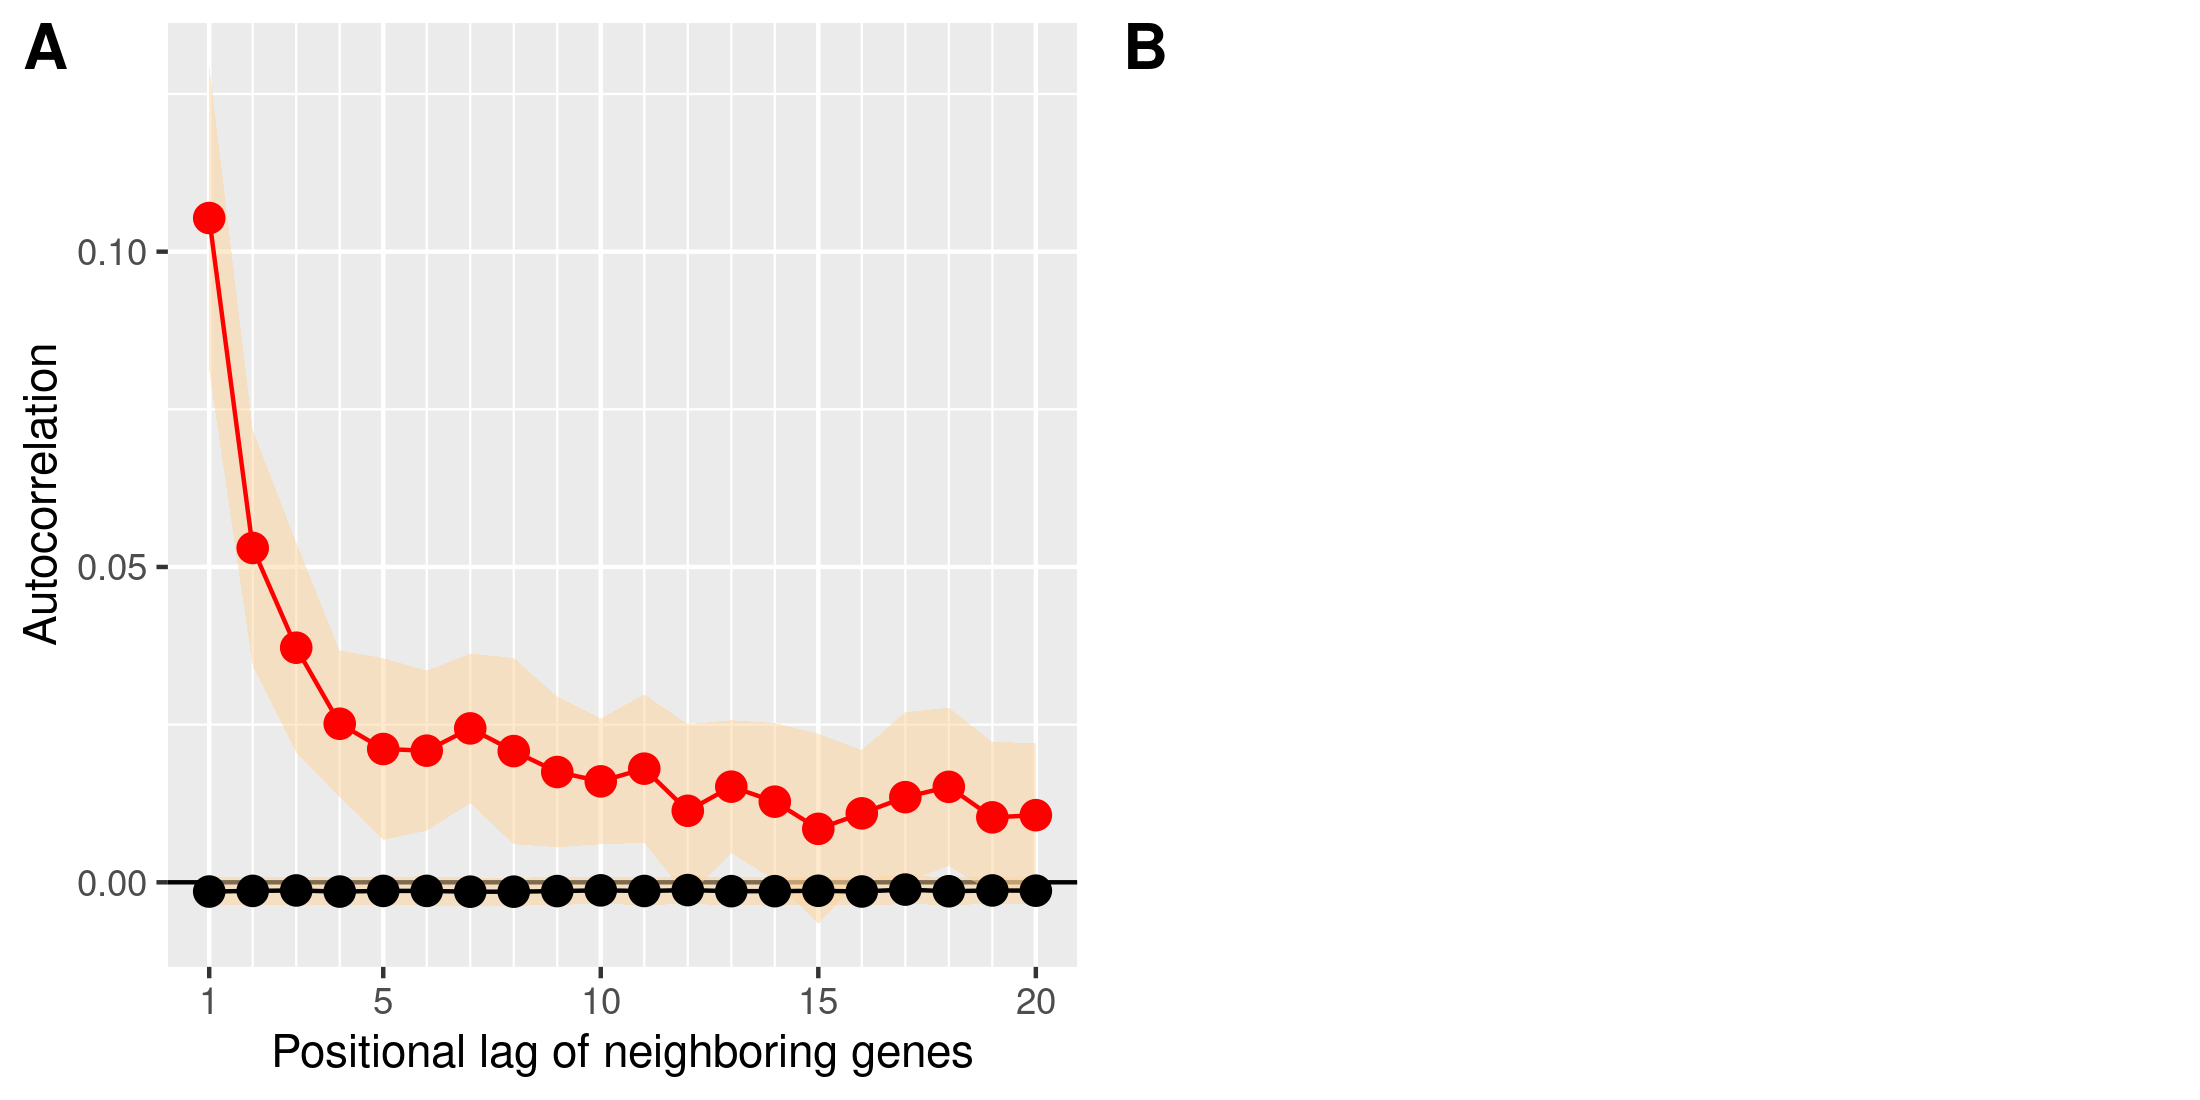

Write the R code that produced this figure.
# Set directory to source file loaction
setwd(paste0(figureDirectory, "Figure2-Autocorrelation" ) )

library(ggplot2)
library(cowplot)

load(file = "allAcfPermutatedPlot.RData")

plotAutocorrelation <- ggplot(data = allAcfPermutatedPlot, mapping=aes(x=lag)) +
  geom_hline(yintercept = 0, col = "black") +  
  geom_ribbon(aes(ymin =  acfMedian - acfSd, ymax =  acfMedian + acfSd, fill = "Sd"), alpha = .5) +
  geom_ribbon(aes(ymin =  acfBiolMedian - sdBiol, ymax =  acfBiolMedian + sdBiol, fill = "Sd"), alpha = .5) +
  geom_point(mapping = aes(x=lag, y = acfMedian, colour = "Random"), size = 3) +   geom_line(mapping = aes(x=lag, y = acfMedian, colour = "Random")) + 
  geom_point(mapping = aes(x=lag, y = acfBiolMedian, colour = "Biological"), size = 3) +   geom_line(mapping = aes(x=lag, y = acfBiolMedian, colour = "Biological")) + 
  scale_x_continuous(breaks = c(1,5,10,15,20),minor_breaks =  seq(0, 20, by = 1)) + 
  scale_color_manual(values = c("red", "black")) + scale_fill_manual(values = c("burlywood1")) + 
  ylab("Autocorrelation") + xlab("Positional lag of neighboring genes")+ theme(legend.position = "none")


png(filename = "Figure2.png", width = 2200, height = 1100, res = 300)
plot_grid(plotAutocorrelation, NULL,  align = "h", nrow = 1, label_size = 15, labels = c('A', 'B')) 

dev.off()
